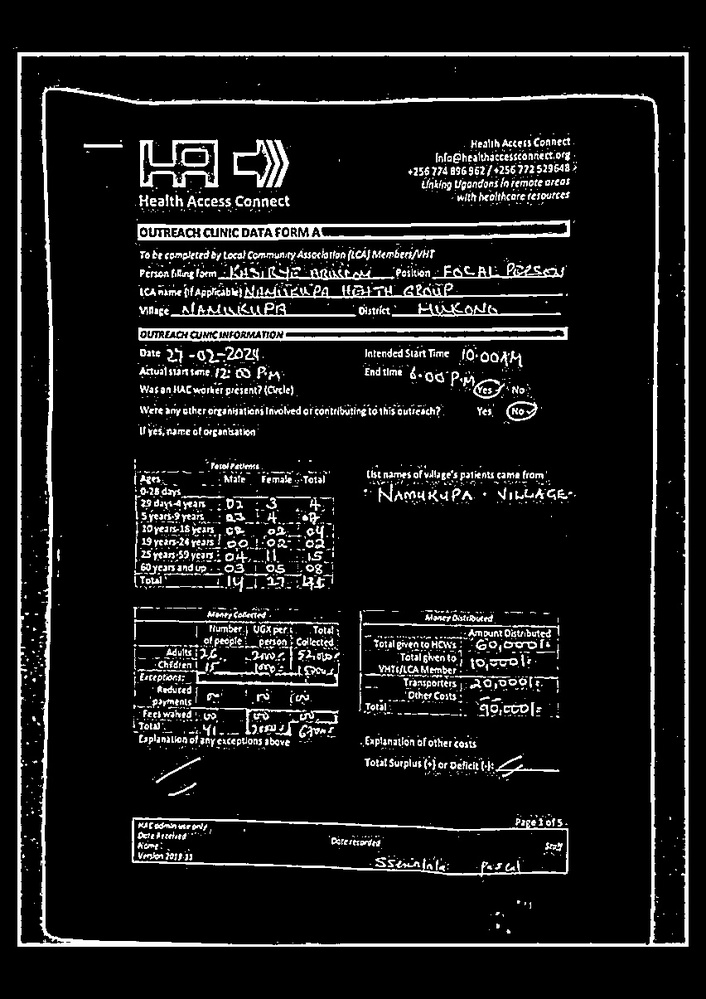
#> input picture file-1.jpg_enhanced_image.jpg, 706 x 999 px, shrunk from 852 x 1205 before the run
$ python -i process_image.py   (imports and definitions only)
#> lines starting #> are read from the running program, lines starting #| are printed output that depends on the picture; after the words box and inside, x2 and y2 are one past the last pixel; in counts of white or black regions, pixels touching at a corner belong together
import google.generativeai as genai
import base64
import pandas as pd
import cv2
import json
import numpy as np
# local function to build try and except for json

# [1 line not run here, left out]

# Function to replace null values
# [9 lines left out: function replace_values, not called in this run]


def enhance_image(image_path):
    # Read the image
#> called with image_path = 'file-1.jpg_enhanced_image.jpg'
    image = cv2.imread(image_path)
#> image is the input picture: shape (999, 706, 3); min 0, max 255, mean 25

    # Convert to grayscale
    gray = cv2.cvtColor(image, cv2.COLOR_BGR2GRAY)

    # Apply Gaussian blur to reduce noise
    blurred = cv2.GaussianBlur(gray, (3, 3), 0)

    # Apply adaptive thresholding to get a binary image
    adaptive_thresh = cv2.adaptiveThreshold(blurred, 255,
                                            cv2.ADAPTIVE_THRESH_GAUSSIAN_C,
                                            cv2.THRESH_BINARY_INV, 11, 3)
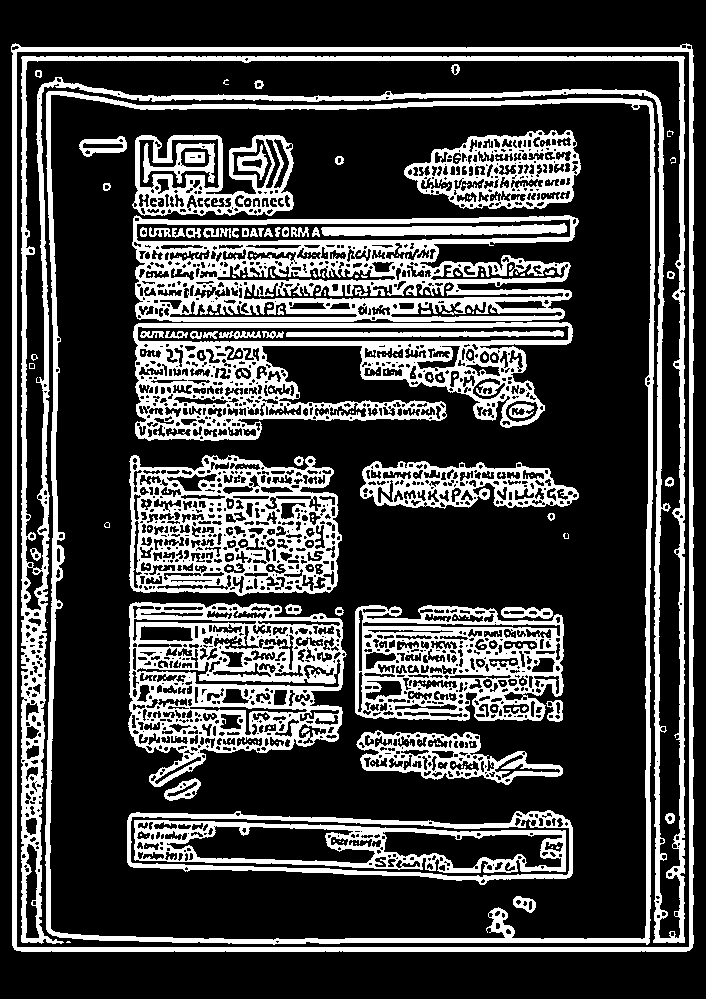
#> adaptive_thresh: shape (999, 706); 26.9% white; 279 white regions (212 under 20 px), largest, box (x1, y1, x2, y2) and area: (21, 56, 685, 944) 25874, (132, 215, 579, 322) 22793, (133, 322, 573, 441) 19689

    # Morphological operations to enhance the text
    kernel = np.ones((1, 1), np.uint8)
    morph = cv2.morphologyEx(adaptive_thresh, cv2.MORPH_CLOSE, kernel)

    # Optionally, you can apply dilation to make the text thicker
    dilated = cv2.dilate(morph, kernel, iterations=1)

    return dilated

# Placeholder functions for image processing
# [905 lines left out: functions process_image_gemini_2_A, process_image_gemini_2_B, process_image_gemini_2_C, process_image_gemini_2_D, process_image_gemini_2_E, not called in this run]

>>> result = enhance_image('file-1.jpg_enhanced_image.jpg')
